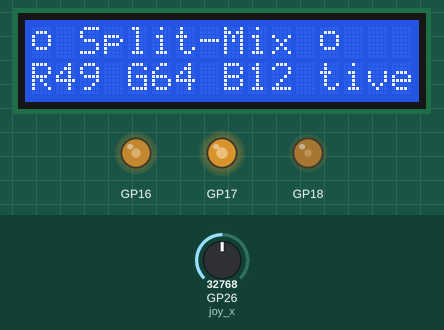
A program run on a simulated Raspberry Pi Pico running MicroPython. On the bench: 16×2 character LCD, output pins drawn as LEDs (lit = HIGH). The test bench sets the inputs (shaded band); at power-on: GP26 (joy_x) = 32768 (analog values on the 0–65535 scale). Random numbers come from a fixed seed; library files of the repository ran but are not shown: pico_i2c_lcd.py.

Above: at 1.2 s.
1.3 s: GP26 (joy_x) set to 57670
At 2.71 s:
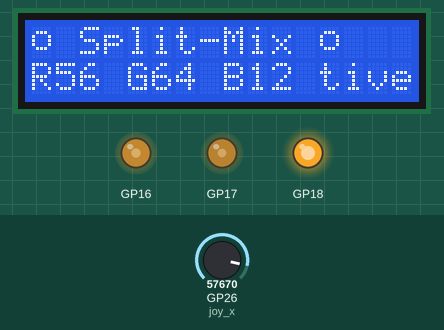
3.6 s: GP26 (joy_x) set to 32767
At 5.12 s:
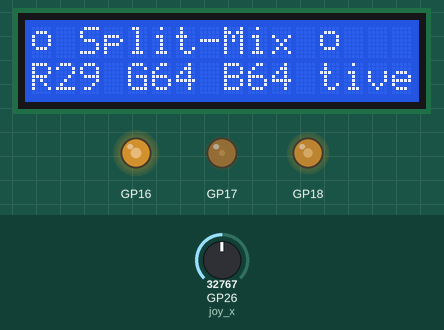
5.6 s: GP26 (joy_x) set to 19660
At 7.04 s:
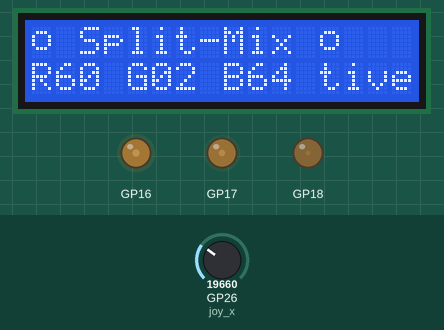
Timing chart, 0 to 13.6 s (numbered marks = the images above; inputs shaded):
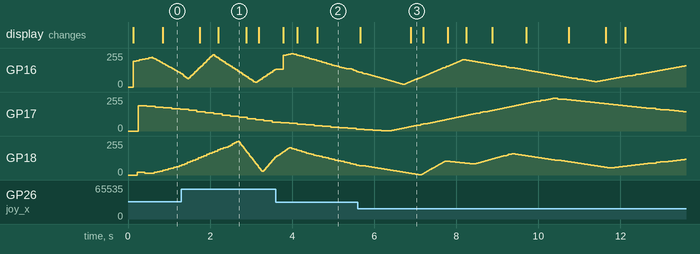

The program:

elion-hitchings.py
```python
from machine import Pin, PWM, ADC, I2C
import time
import urandom
from pico_i2c_lcd import I2cLcd

# --- HARDWARE DEFINITIONS ---
PIN_R = 16
PIN_G = 17
PIN_B = 18

JOY_X = 26
JOY_Y = 27
JOY_SW = 22

I2C_SDA = 4
I2C_SCL = 5

# --- SYSTEM SETUP ---
# Initialize Joystick
joy_x = ADC(Pin(JOY_X))
joy_y = ADC(Pin(JOY_Y))
joy_btn = Pin(JOY_SW, Pin.IN, Pin.PULL_UP)

# Initialize I2C and LCD
i2c = I2C(0, sda=Pin(I2C_SDA), scl=Pin(I2C_SCL), freq=400000)
# Note: 0x27 is the most common I2C address, change to 0x3F if necessary
lcd = I2cLcd(i2c, 0x27, 2, 16)

# Custom Hexagonal Module Character (Homage to Elion-Hitchings)
hex_char = bytearray([
    0x00, #
    0x0E, #  ***
    0x11, # *   *
    0x11, # *   *
    0x11, # *   *
    0x0E, #  ***
    0x00, #
    0x00
])
lcd.custom_char(0, hex_char)

# --- THE ROUGE RADICAL PATTERN CLASS ---
class RougeChannel:
    def __init__(self, pin_num, name):
        self.pwm = PWM(Pin(pin_num))
        self.pwm.freq(1000)
        self.name = name

        # State variables
        self.current_val = urandom.randint(0, 65535)
        self.target_val = urandom.randint(0, 65535)

        # Non-blocking timing variables
        self.last_update = time.ticks_ms()
        # The 22.5 degree angle translated into a base timing offset
        self.update_interval = urandom.randint(10, 225)
        self.step = 500

    def update(self, current_time, brutalism_factor):
        # Micro-loop timing independent of the main loop
        if time.ticks_diff(current_time, self.last_update) >= self.update_interval:
            self.last_update = current_time

            # Eccentrically load the step speed based on the joystick
            adjusted_step = int(self.step * brutalism_factor)

            # Transition toward the target value
            if self.current_val < self.target_val:
                self.current_val += adjusted_step
                if self.current_val > self.target_val: self.current_val = self.target_val
            elif self.current_val > self.target_val:
                self.current_val -= adjusted_step
                if self.current_val < self.target_val: self.current_val = self.target_val

            # Split-Mix Trigger: If target is reached, generate a new randomized state
            if self.current_val == self.target_val:
                self.target_val = urandom.randint(0, 65535)
                # Randomize the length of the next micro-loop
                self.update_interval = urandom.randint(5, max(10, int(225 / brutalism_factor)))

            # Apply to Common Anode (invert the logic: 0 = high/off, 65535 = low/on)
            self.pwm.duty_u16(65535 - int(self.current_val))

# --- INITIALIZE CHANNELS ---
# These are the individual "pools" in our split-mix synthesis
red_pool = RougeChannel(PIN_R, "R")
green_pool = RougeChannel(PIN_G, "G")
blue_pool = RougeChannel(PIN_B, "B")

def main():
    lcd.clear()
    lcd.putstr(chr(0) + " Split-Mix " + chr(0))
    lcd.move_to(0, 1)
    lcd.putstr("Synthesis Active")

    last_lcd_update = time.ticks_ms()

    while True:
        current_time = time.ticks_ms()

        # --- THE MAIN LOOP (The Structural S-Configuration) ---
        # Use joystick X-axis to dictate the "Brutalism Factor" (volatility of the transitions)
        # ADC reads 0 to 65535. Center is ~32768.
        x_val = joy_x.read_u16()

        # Calculate a multiplier between 0.5 (slow/smooth) and 5.0 (harsh/brutal)
        brutalism_factor = 0.5 + (x_val / 65535.0) * 4.5

        # --- THE MICRO-LOOPS (The Rouge Radical Patterns) ---
        # Each channel evaluates its own non-blocking timer independently
        red_pool.update(current_time, brutalism_factor)
        green_pool.update(current_time, brutalism_factor)
        blue_pool.update(current_time, brutalism_factor)

        # Update LCD with current state periodically (every 500ms) without blocking LED loops
        if time.ticks_diff(current_time, last_lcd_update) > 500:
            lcd.move_to(0, 1)
            # Display the "terraced floors" of the current RGB output targets
            lcd.putstr(f"R{red_pool.target_val//1000:02d} G{green_pool.target_val//1000:02d} B{blue_pool.target_val//1000:02d} ")
            last_lcd_update = current_time

if __name__ == '__main__':
    try:
        main()
    except KeyboardInterrupt:
        # Cleanup on exit
        red_pool.pwm.duty_u16(65535)
        green_pool.pwm.duty_u16(65535)
        blue_pool.pwm.duty_u16(65535)
        lcd.clear()
        lcd.putstr("Synthesis Halted")
```
